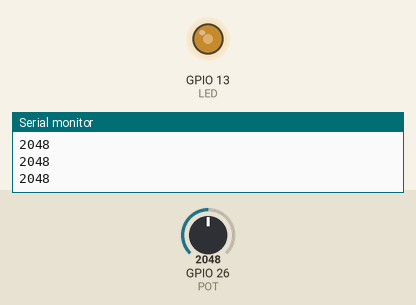
Bench run of a sketch on a simulated ESP32. Shown: output pins drawn as LEDs (lit = HIGH), the last lines printed to the serial monitor. The test bench sets the inputs (shaded band); at power-on: GPIO 26 (POT) = 2048 (analog values on the 0–4095 scale).

Above: at 1.2 s.
1.3 s: GPIO 26 (POT) set to 2866
At 1.8 s:
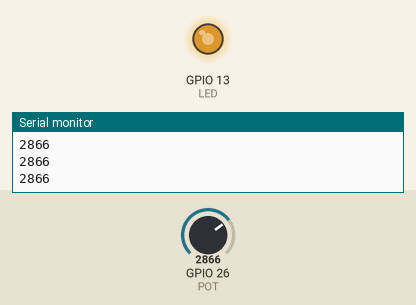
2.8 s: GPIO 26 (POT) set to 3603
At 3.1 s:
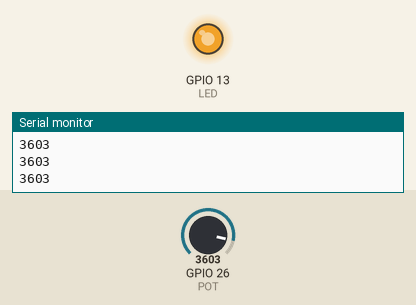
4.3 s: GPIO 26 (POT) set to 491
At 5.5 s:
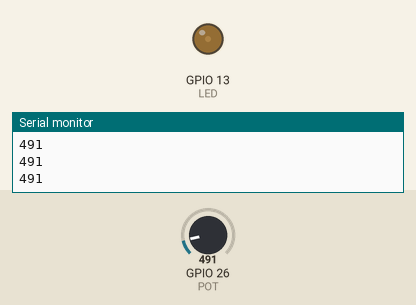
5.8 s: GPIO 26 (POT) set to 0
At 7.0 s:
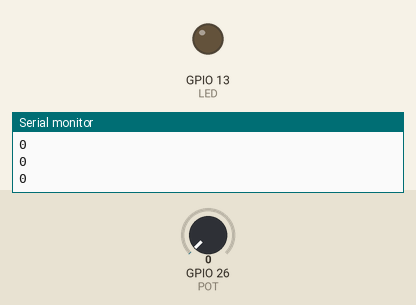
Timing chart, 0 to 8.3 s (numbered marks = the images above; inputs shaded):
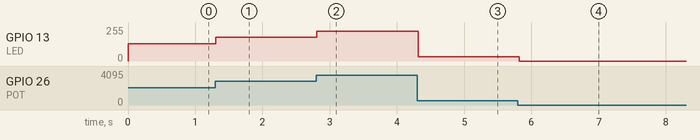

Measured:
- after the input at 1.3 s, GPIO 13 (LED): 128/255 → 178/255 at once
- after the input at 2.8 s, GPIO 13 (LED): 178/255 → 224/255 at once
- after the input at 4.3 s, GPIO 13 (LED): 224/255 → 31/255 at once
- after the input at 5.8 s, GPIO 13 (LED): 31/255 → 0/255 at once

The sketch:

LEDC_Set.ino
```cpp
#define LED 13  //定义LED引脚
#define POT 26  //定义电位计引脚
#define CHANNEL 0 //LEDC通道
#define RESOLUTION  12  //分辨率
#define FREQ 1000 //频率
//初始化模拟输入值
int pot_value;


void setup() {
  analogReadResolution(RESOLUTION); //设置ADC分辨率，不写默认为12
  analogSetAttenuation(ADC_11db);  //配置输入衰减,不写默认为11db
  //建立LEDC通道，配置LEDC分辨率
  ledcSetup(CHANNEL, FREQ, RESOLUTION);  //（LEDC通道，频率，分辨率）
  //关联GPIO与LEDC通道
  ledcAttachPin(LED, CHANNEL);

  Serial.begin(9600); //串口函数，参数为波特率
  Serial.println("已执行setup");  //串口打印
}

void loop() {
  pot_value = analogRead(POT);  //获取模拟信号输入值
  ledcWrite(CHANNEL, pot_value);  //输出PWM
  Serial.println(pot_value);  //打印输出电位计值
  delay(50);
}
```
